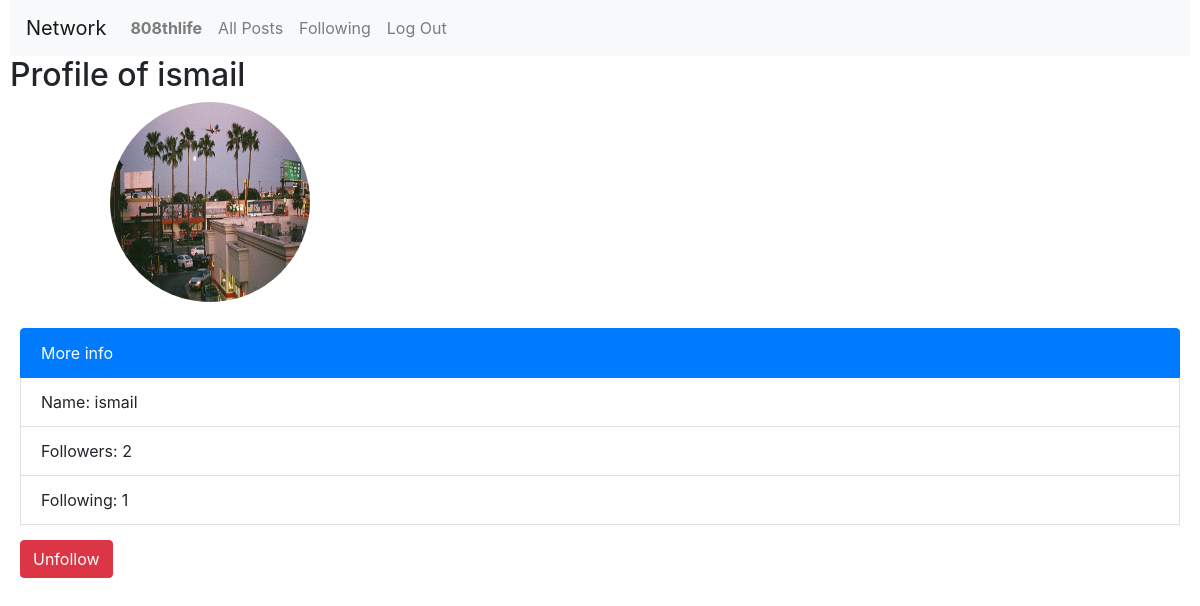
Page /profile/ismail (signed in) on the committed database.
### network/models.py (models this page shows)
class User(AbstractUser):
    following = models.ManyToManyField(
    "self", blank=True, related_name="followers", symmetrical=False
    )

class Following(models.Model):
    follower = models.ForeignKey(User, related_name = "fllwer", on_delete= models.CASCADE)
    following = models.ManyToManyField(User, related_name = "followed")
    def __str__(self):
        return f"{self.follower} followings"

### network/views.py (the view)
# urls.py: path("profile/<str:name>", views.profile, name = "profile"),
def profile(request, name):
    user = User.objects.get(username = name)
    currentUser = request.user
    if not Following.objects.filter(follower = user).exists():
        f = Following(follower = currentUser)
        f.save()
    followings = Following.objects.get(follower = currentUser)
    just = Following.objects.get(follower = user)
    print(user.followed.all())
    isFollowed = user in followings.following.all()
    context = {"profile": user, "isFollowed":isFollowed, "name":user.username, "following": Following.objects.get(follower = user)}
    return render(request,"network/profile.html", context)

### network/templates/network/profile.html (shortened to what this page needs)
{% extends 'network/layout.html' %}
{% load static %}
{% block body %}
<div>
    <h2>Profile of {{profile.username}}</h2>
    <div class ="main-profile">
        <div class = "info">
            <p>
                <img class = "round-photo"src="{% static 'network/img/41e8311543aba9491257f4d6f455322d.jpeg' %}" alt="" rounded-corners >
                <div class = "form-group">
                    <div>
                        <ul class="list-group">
                        <li class="list-group-item active" aria-current="true">More info</li>
                        <li class="list-group-item" id = "profile_username">Name: {{profile.username}}</li>
                        <li class="list-group-item">Followers: {{profile.followed.count}}</li>
                        <li class="list-group-item">Following: {{following.following.count}}</li>
                        {% if request.user.is_authenticated %}
                            {% if isFollowed %}
                            <div class ="form-group">
                                <form action="{% url 'core:unfollow' profile.username%}"  method = "POST">
                                    <button class ="btn btn-danger" id = "follow">Unfollow</button>
                                </form>
                            </div>
                            {% endif %}
                        {% endif %}
                      </ul>
                    </div>
                </div>
            </p>
        </div>
    </div>
</div>
{% endblock body %}

### network/templates/network/layout.html (shortened to what this page needs)
{% load static %}
<!DOCTYPE html>
<html lang="en">
    <head>
        <link rel="stylesheet" href="https://cdn.jsdelivr.net/npm/bootstrap-icons@1.10.5/font/bootstrap-icons.css">
        <link rel="stylesheet" href="https://stackpath.bootstrapcdn.com/bootstrap/4.4.1/css/bootstrap.min.css">
        <link href="{% static 'network/css/styles.css' %}" rel="stylesheet">
    </head>
    <body>
        <nav class="navbar navbar-expand-lg navbar-light bg-light">
            <a class="navbar-brand" href="{% url 'core:index' %}">Network</a>
            <div>
              <ul class="navbar-nav mr-auto">
                {% if user.is_authenticated %}
                    <li class="nav-item">
                        <a class="nav-link" href="{% url 'core:profile'  user.username%}"><strong id = "username">{{ user.username }}</strong></a>
                    </li>
                {% endif %}
                <li class="nav-item">
                  <a class="nav-link" href="{% url 'core:index' %}">All Posts</a>
                </li>
                {% if user.is_authenticated %}
                    <li class="nav-item">
                        <a class="nav-link" href="{% url 'core:following' %}">Following</a>
                    </li>
                    <li class="nav-item">
                        <a class="nav-link" href="{% url 'core:logout' %}">Log Out</a>
                    </li>
                {% endif %}
              </ul>
            </div>
          </nav>
        <div class="body">
            {% block body %}
            {% endblock %}
        </div>
    </body>
</html>

### network/static/network/css/styles.css (style rules this page uses)
body { margin-left:10px; margin-right:10px; }
.list-group { padding: 10px; }
.round-photo { margin-left:100px; width: 200px; height: 200px; border-radius:75%; }
button { margin-top:15px; }

### rows in the picture
User: username "808thlife"
User: username "ismail", followed.count "2"
Following: following.count "1"
